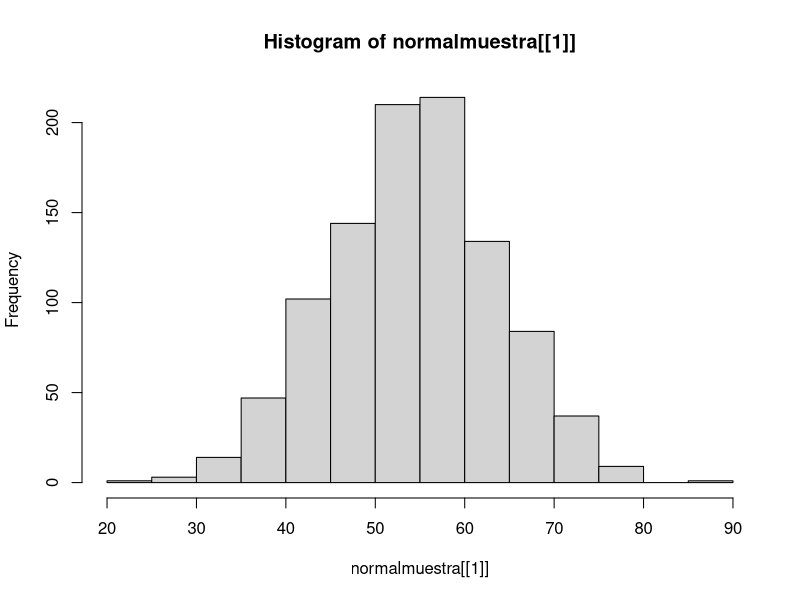

The R script that drew this image:
## ---- chunk 1

# Lanzar la moneda
N <- 5000 # Cantidad de lanzamientos
moneda <- c("cara","sello")
resultado <- sample(moneda, N, T)

# Calculo de la probabilidad
prob <- table(resultado)/N
print(prob)

# Calcular el error
Emin <- 0.0001 # Error aceptable
error = (prob - 0.5)
print(error)

# Esta dentro del error esperado?
error < Emin

## ---- chunk 2

# Lanzar la moneda
N <- 5000 # Cantidad de lanzamientos
moneda <- c("cara","sello")

# Se coloca las probabilidades en un arreglo
PROB_CARGADAS <- c(0.6,0.4)  # 0.6 para "cara" & 0.4 para "sello"
resultado <- sample(moneda, N, T, prob = PROB_CARGADAS)

# Calculo de la probabilidad
prob <- table(resultado)/N
print(prob)

# Calcular el error
Emin <- 0.0001 # Error aceptable
error = (prob - PROB_CARGADAS)
print(error)

# Esta dentro del error esperado?
error < Emin
## ---- chunk 3

# Donde n es la cantidad de datos a simular
# Donde theta es la probabilidad de exito
bernoulli <- function(n,theta) {
  uniformes=runif(n, min=0, max=1) # Mantenemos una linea constante 
  resultados=rep(0,n)
  for (i in 1:n) 
    if (uniformes[i]>=1-theta) 
      resultados[i]=1
    else 
      resultados[i]=0
  return(resultados) 
}


# La probabiidad de que salga Sello es 0.4
# El "0" es Cara 
muestra <- bernoulli(10,0.4)
table(muestra)

## ---- chunk 4
# Usamos la funcion de bernulli
muestra <- bernoulli(6,0.15)
table(muestra)
## ---- chunk 5
PROB_EXITO   <- 0.85
PROB_FRACASO <- 0.15

n <- 6
sum <-0
for (x in 0:6) {
  p <- choose(n,x)*PROB_EXITO^x*PROB_FRACASO^(n-x)
  print(p)
  sum <- sum + p
}
# Sumatoria de todas las probabilidades
print(sum)

#choose(6,2)*PROB_EXITO^2*PROB_FRACASO^6


## ---- chunk 6
prob_teoricas <-function(n,r) {
  
  PROB_EXITO   <- 0.85
  PROB_FRACASO <- 0.15

  x <- rep(0,n)
  
  for (i in 0:n)
    x[i]<-sum(bernoulli(r,theta))
    x[i] <- choose(n,x)*PROB_EXITO^x*PROB_FRACASO^(n-x)
  
  return(x)
}



## ---- chunk 7
#Funcion para generar numeros pseudoaleatorios 
# de una distribucion Binomial con parametros r y theta (primera forma)
# r : numero de repeticiones
binomial1 <- function(n,r,theta) {
  
  U=matrix(runif(n*r),n,r)
  
  resultados=matrix(0,n,r)
  for (i in 1:n)
    for (j in 1:r)
      if (U[i,j]<=theta)
        resultados[i,j]=1  
      else 
  resultados[i,j]=0
  #print(resultados)
  
  #vector=apply(resultados,1,sum)  # 1 suma filas
  vector=apply(resultados,2,sum)  # 2 suma columnas
  #print(vector)
  
  prob <- table(vector)/r
  print(prob)
  
}

n <-  6 # tamanho de muestra
r <- 50 # numero de repeticiones
PROB_EXITO <- 0.85

binomial1(n,r,PROB_EXITO)

## ---- chunk 8
n <-  6 # tamanho de muestra
r <- 50000 # numero de repeticiones
PROB_EXITO <- 0.85
binomial1(n,r,PROB_EXITO)

## ---- chunk 9
# Funcion para generar numeros pseudoaleatorios 
# de una distribucion Binomial con parametros 
# r y theta (segunda forma)
# r : numero de repeticiones
binomial2 <-function(n,r,theta) {
  x <- rep(0,n)
  
  for (i in 1:r)
    x[i]<-sum(bernoulli(n,theta))
  
  #print(x)
  
  prob = table(x)/r
  print(prob)
  
}

binomial2(6,50000,0.85)

## ---- chunk 10
# Usando librerias de R
rbinom(100,6,0.85)
# Sale
## ---- chunk 11
# Valores estimados de las probabilidades
r <-100000
mangos <- rbinom(r,6,0.85)
prob_estimada <- table(mangos)/r
print(prob_estimada)

## ---- chunk 12
# Valores teoricos de probabilidades
prob_teorica <- dbinom(0:6,6, 0.85)
print(prob_teorica)
## ---- chunk 13

## ---- chunk 14
# Obtiene la cantidad de veces que se repite la prueba hasta obtener el exito

rgeom(1,0.8)

# Si por ejemplo sale 2, entonces el Cazador mato al Tigre en el 3 tiro
## ---- chunk 15
r <- 100000 # numero de ensayos
table(rgeom(r, 0.8)) / r
## ---- chunk 16

## ---- chunk 17
normal2=function(n,mu,sigma){
  x=rep(0,n)
  y=rep(0,n)
  for(i in 1:n){
    u1=runif(1, min=0,max=1)
    u2= runif(1, min=0,max=1)
    R=sqrt(-2*log(u1))
    Theta=2*pi*u2
    x[i]=R*cos(Theta)
    y[i]=R*sin(Theta)
    A=mu+sigma*x
    B=mu+sigma*y
  }
  
  return(list(A=A,B=B))
}

normalmuestra=normal2(1000,54,10)
hist(normalmuestra[[1]])

